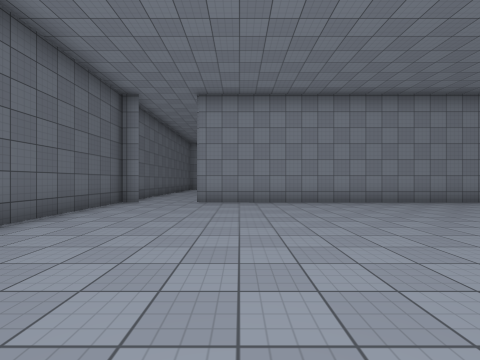
View 1 (above)

24 first-person views from a walk through a scene from a Unity 3-D project. The camera is 1.4 m above the floor, looks level and sees 90° across. The floor is counted in squares, 2 m on a side. Each view is taken from the middle of a square. On the plan, view 1 faces up. The plan holds only what a view shows up to about 9 squares ahead; the rest is blank. The place goes on beyond the plan. The player character is not drawn. Surface patterns are stand-ins for the level's own textures.

View 2
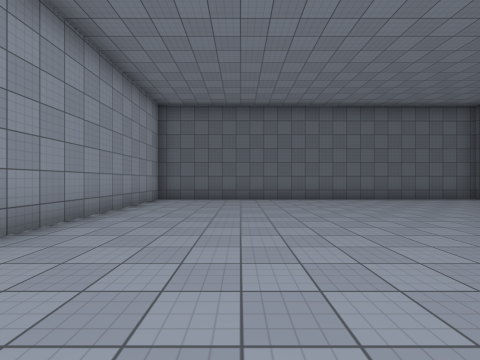

View 3
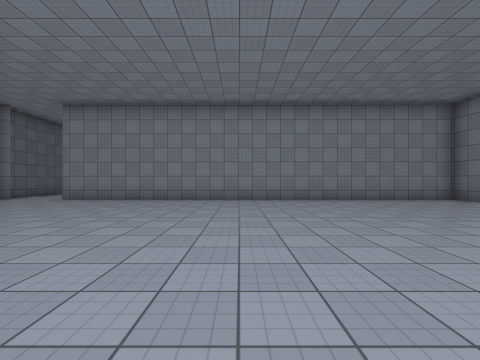

View 4
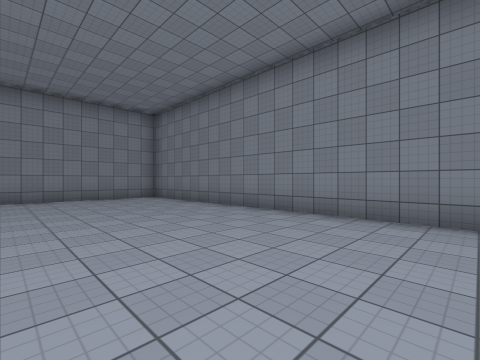

View 5
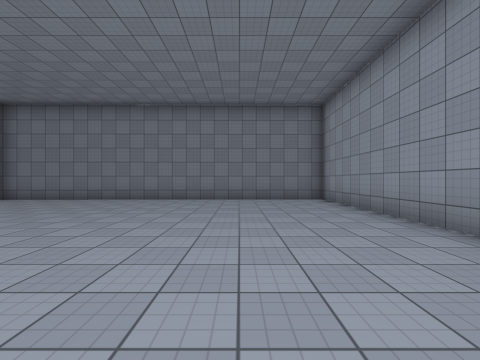

View 6
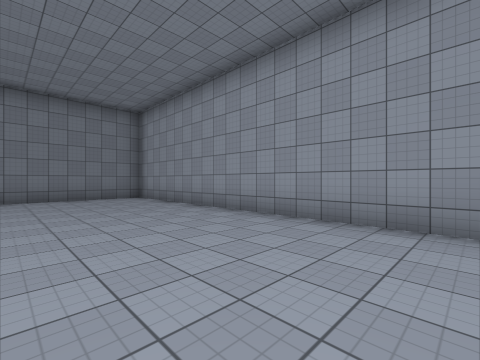

View 7
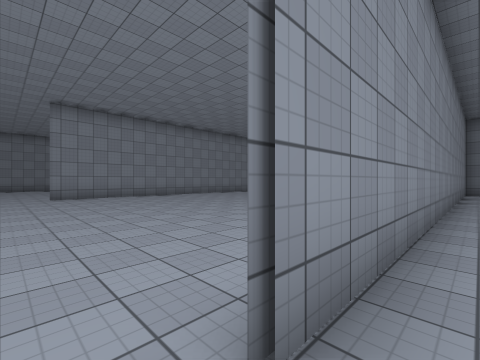

View 8
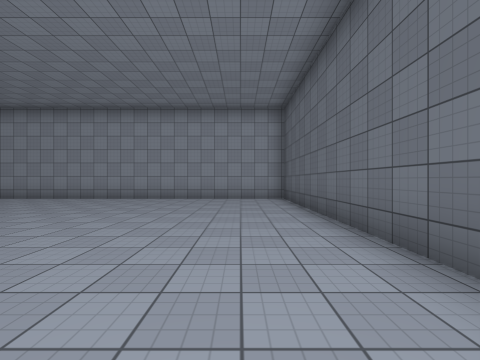

View 9
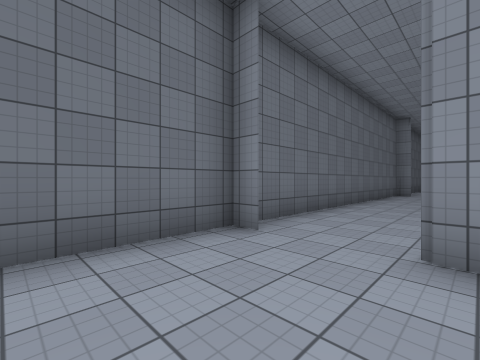

View 10
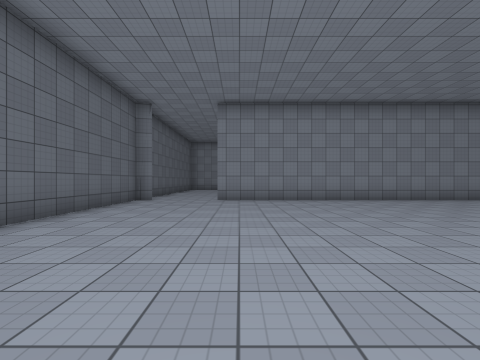

View 11
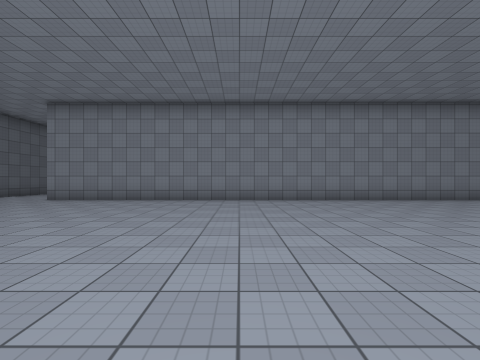

View 12
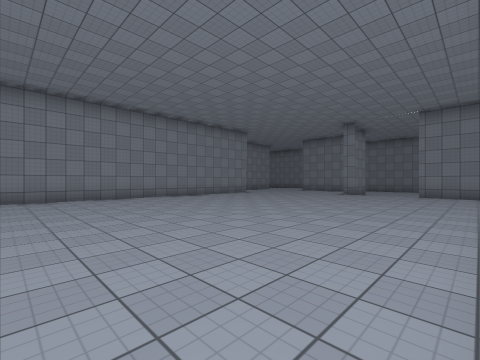

View 13
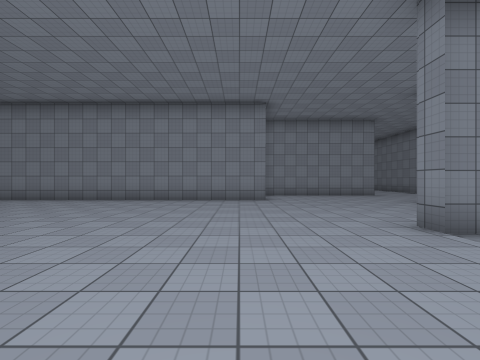

View 14
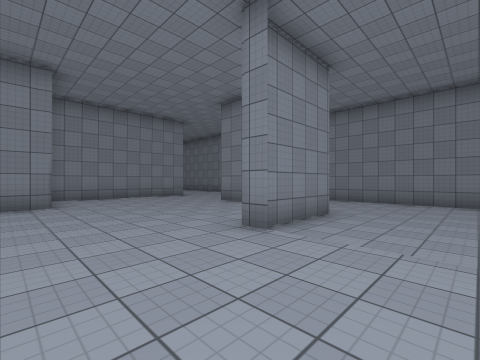

View 15
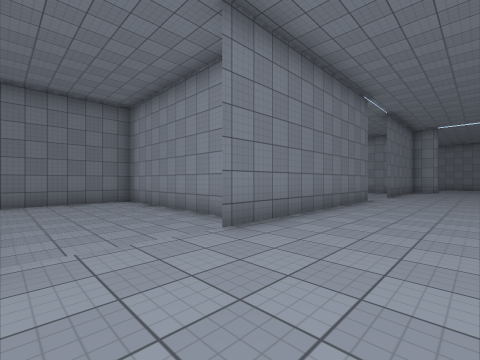

View 16
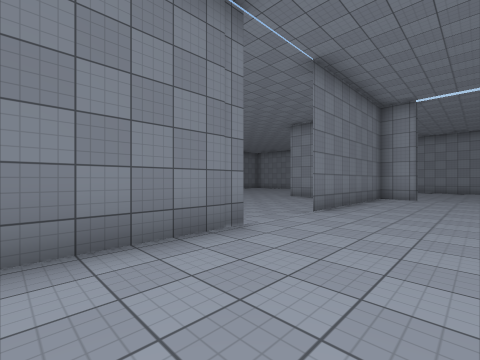

View 17
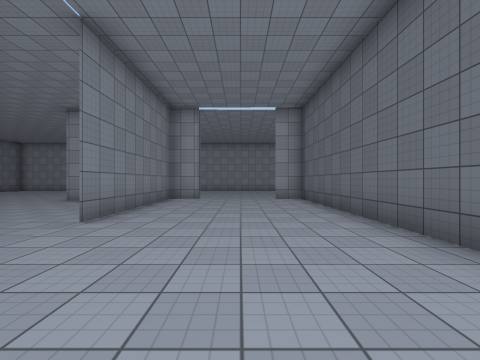

View 18
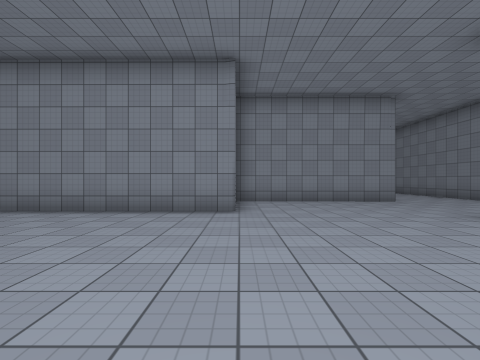

View 19
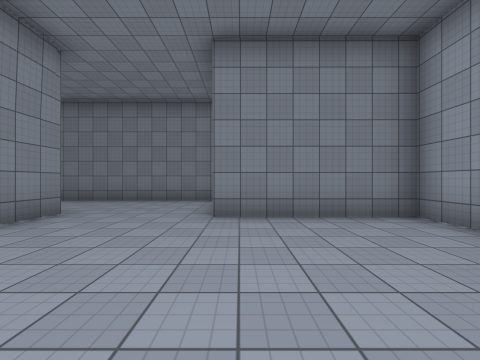

View 20
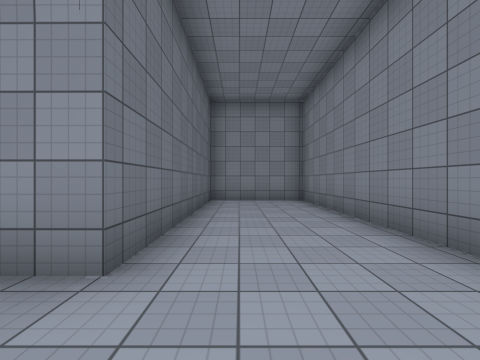

View 21
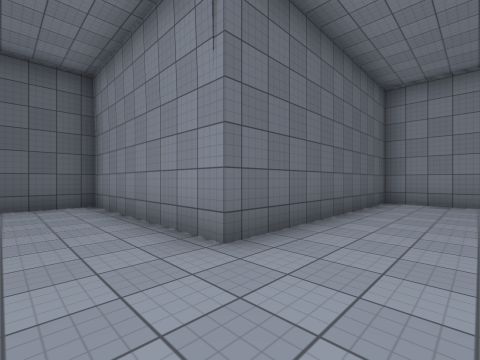

View 22
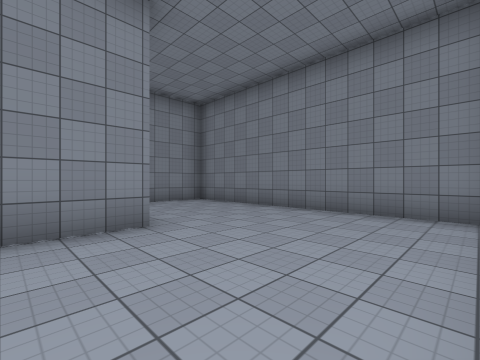

View 23
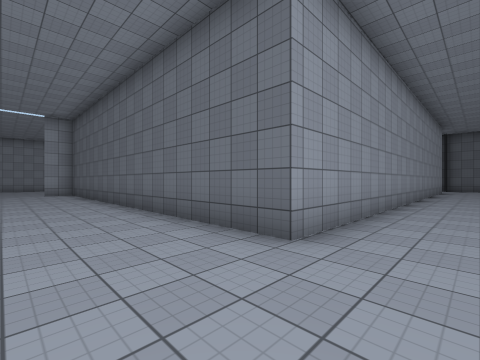

View 24
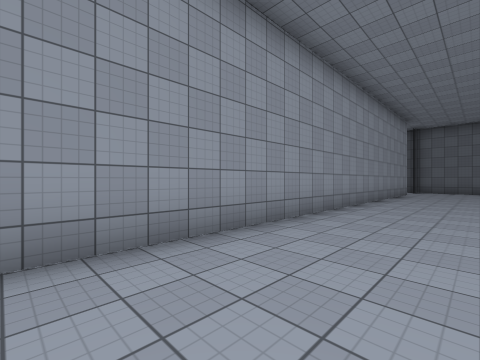

### Floor plan
Key: @ floor where view 1 was taken; # wall or solid block; . main floor; - floor 0.25 m lower than the main floor; v drop or lower ground.
Columns run from 4 left of view 1 to 24 right of it. Each row starts with its distance up from view 1.
 26                          ###v
 25                          #..#
 24                          #..#
 23                          #..#
 22                          #..#
 21                          #..#
 20                     ######..#
 19                     #.......#
 18 #...                #.......#
 17 v#..#################.......#
 16 #........................###v
 15 #........................#--#
 14 #........................#--#
 13 #.....................####--#
 12 #.....................------#
 11 #.....................------#
 10 #.....................------#
  9 #.....................#-----#
  8 #..#######............#######
  7 v#.......#########....#
  6 #................#....#
  5 #................#....#
  4 #................#....#
  3 #................#....-
  2 #................#....--
  1 #................#....#--
  0 #...@............#....#---
 -1 #................#....#---
 -2 #................#....#----
 -3 #................#....# ----
 -4 v#################vvv##   --

Where each view was taken, in squares from view 1:
view 1: 0 up, 0 right, facing up
view 2: 1 down, 5 right, facing left
view 3: 1 down, 5 right, facing up
view 4: 2 down, 8 right, facing up-right
view 5: 1 down, 4 right, facing right
view 6: 0 up, 3 right, facing down-right
view 7: 7 up, 2 left, facing up-right
view 8: 5 up, 2 left, facing down
view 9: 5 up, 1 left, facing up-left
view 10: 9 up, 0 right, facing up
view 11: 9 up, 6 right, facing up
view 12: 8 up, 6 right, facing up-right
view 13: 9 up, 15 right, facing up
view 14: 10 up, 15 right, facing up-right
view 15: 12 up, 15 right, facing down-right
view 16: 6 up, 15 right, facing down-right
view 17: 5 up, 15 right, facing down
view 18: 12 up, 16 right, facing up
view 19: 16 up, 16 right, facing right
view 20: 18 up, 22 right, facing up
view 21: 18 up, 23 right, facing up-left
view 22: 9 up, 19 right, facing up-right
view 23: 9 up, 15 right, facing down-left
view 24: 10 up, 12 right, facing down-left
